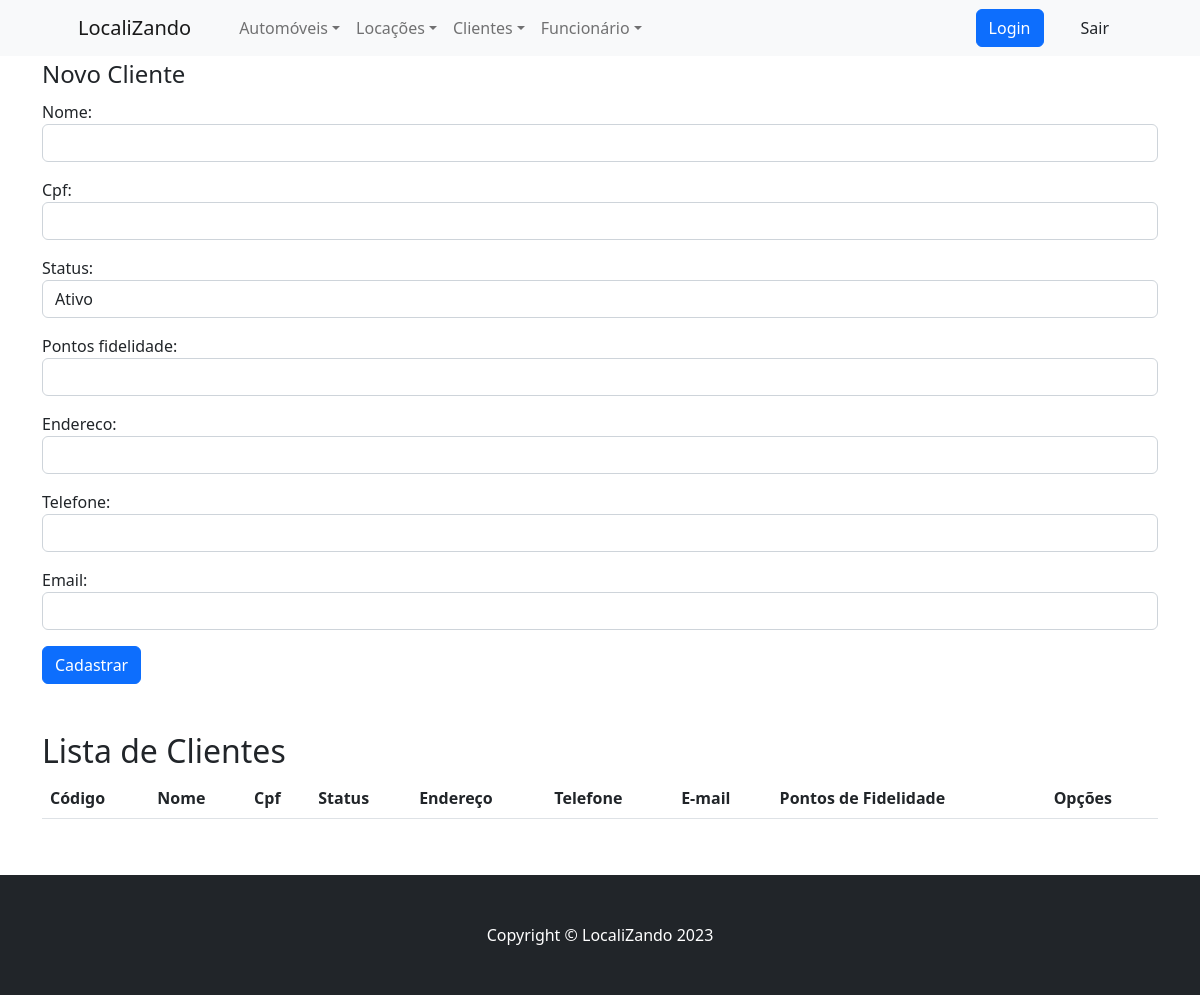
The page /cliente/clientes/ on the database as committed earlier.
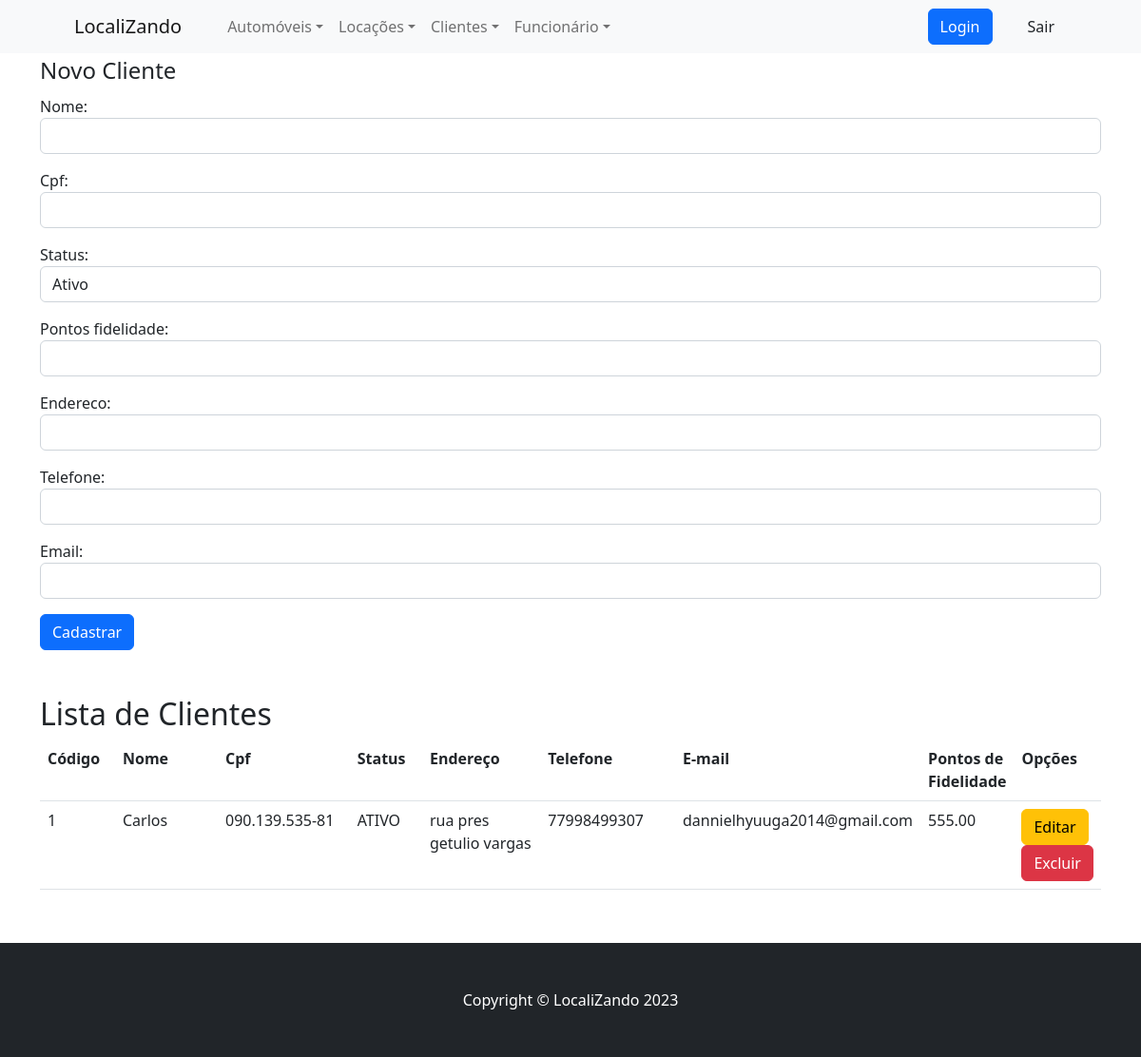
The same page on the database as committed later.
### cliente/models.py (models this page shows, shortened)
class Cliente(models.Model):
    ATIVO = 'ATIVO'
    INATIVO = 'INATIVO'
    STATUS = (
        (ATIVO, 'Ativo'),
        (INATIVO, 'Inativo'),
    )
    nome = models.CharField(max_length=200)
    cpf = models.CharField(max_length=15)
    endereco = models.CharField( max_length=100, null= True)
    telefone = models.CharField(max_length=11, null=True)
    email = models.EmailField(max_length=254, null=True)
    status = models.CharField(max_length=10, choices=STATUS)
    pontos_fidelidade = models.DecimalField(max_digits=7, decimal_places=2)

### cliente/views.py (the view)
# urls.py: path('clientes/', clientes, name='url_cliente'),
def clientes(request):
    data = {}
    data['clientes'] = Cliente.objects.all()  # Carregando clientes do banco
    if request.method == 'POST':
        form = ClienteForm(request.POST)
        if form.is_valid():
            form.save()  # Salva
            return redirect('cliente:url_cliente')
    else:
        data['form'] = ClienteForm()
    return render(request, 'clientes.html', data)

### cliente/forms.py
class ClienteForm(forms.ModelForm):
    nome = forms.CharField(widget=forms.TextInput(attrs={'class': 'form-control'}))
    cpf = forms.CharField(widget=forms.TextInput(attrs={'class': 'form-control'}))
    status = forms.ChoiceField(choices = Cliente.STATUS, widget=forms.Select(attrs={'class': 'form-control'}))
    pontos_fidelidade = forms.CharField(widget=forms.NumberInput(attrs={'class': 'form-control'}))
    endereco = forms.CharField(widget=forms.TextInput(attrs={'class': 'form-control'}))
    telefone = forms.CharField(widget=forms.TextInput(attrs={'class': 'form-control'}))
    email = forms.EmailField(widget=forms.EmailInput( attrs={'class':'form-control'}))
    class Meta:
        model = Cliente
        fields = ('nome','cpf','status','pontos_fidelidade', 'endereco', 'telefone', 'email')

### cliente/templates/clientes.html (shortened to what this page needs)
{% extends "base.html" %}
{% load static %}
{% block content %}
<div class="container">
	<form method="post">
		<fieldset>
	  		<legend>Novo Cliente</legend>
			<div class="form-group">
				{{ form.as_p}}
	  		</div>
	  		<button type="submit" class="btn btn-primary">
	  				Cadastrar
			</button>
		</fieldset>
	</form>
</div>
<div class="container">
 	<br /> <br />
</div>
<div class="container">
  <div class="panel panel-default">
  		<div class="panel-heading">
    		<h2 class="panel-title">Lista de Clientes</h2>
 	 	</div>
		<div class="panel-body">
  			<table class="table table-hover">
  				<tr>
  						<th>Código</th>
  						<th>Nome</th>
  						<th>Cpf</th>
						<th>Status</th>
						<th>Endereço</th>
						<th>Telefone</th>
						<th>E-mail</th>
  						<th>Pontos de Fidelidade</th>
  						<th>Opções</th>
  				</tr>
    				{% for cliente in clientes %}
    				<tr>
						<td class="col-md-1">{{ cliente.id}}</td>
						<td class="col-md-2">{{ cliente.nome }}</td>
    					<td class="col-md-2">{{ cliente.cpf }}</td>
						<td class="col-md-1">{{ cliente.status }}</td>
						<td class="col-md-2">{{ cliente.endereco }}</td>
						<td class="col-md-2">{{ cliente.telefone }}</td>
						<td class="col-md-2">{{ cliente.email }}</td>
						<td class="col-md-1">{{ cliente.pontos_fidelidade }}</td>
    					<td class="col-md-2">
							<a class="btn btn-warning" href="{% url 'cliente:url_atualizacliente' cliente.id %}" role="button">Editar</a>
    						<a class="btn btn-danger" href="{% url 'cliente:url_removercliente' cliente.id %}" role="button">Excluir</a>
    					</td>
					</tr>
				{% endfor %}
    			</table>
 		</div>
	</div>
</div>
{% endblock %}

Rows that differ between the two databases and show on the page:
added Cliente: id "1", nome "Carlos", cpf "090.139.535-81", status "ATIVO", endereco "rua pres getulio vargas", telefone "77998499307", email "dannielhyuuga2014@gmail.com", pontos_fidelidade "555.00"
